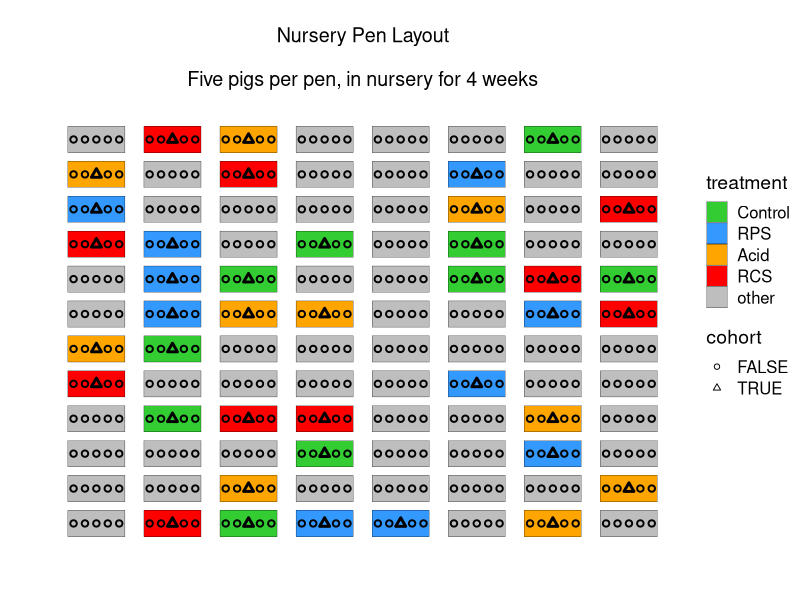
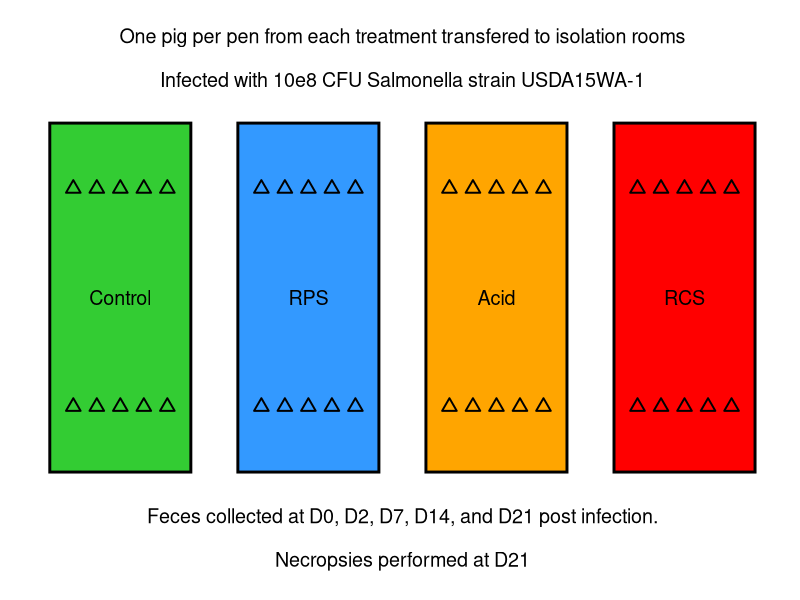
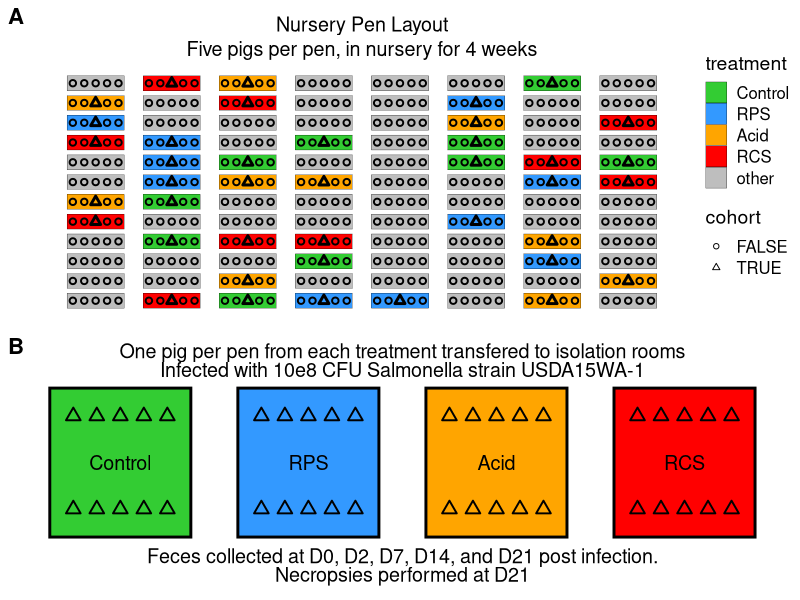
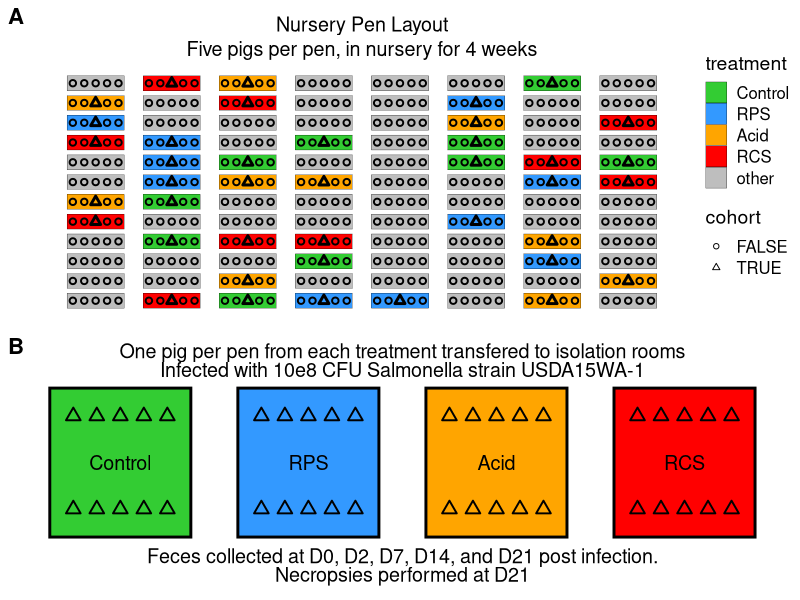

Here is the R script that generated these plots, in order:
library(cowplot)
library(tidyverse)
pens <- read_csv('FS12_all_treatments.csv') %>% select(pen, treatment) %>% unique() %>% arrange(pen)

unique(pens$treatment)

pens <- 
  pens %>%
  mutate(treatment=ifelse(treatment %in% c('Control', 'RPS', 'Acid', 'RCS'), treatment, 'other'), 
         xpos=rep(c(1,2,3,4,5,6,7,8), each=12), 
         ypos=rep(c(1,2,3,4,5,6,7,8,9,10,11,12), times=8), 
         treatment = factor(treatment ,levels = c('Control', 'RPS', 'Acid', 'RCS', 'other')))


pens %>% mutate(cohort=ifelse(treatment != 'other', TRUE, FALSE))

pigpen <- 
  tibble(
  pignum=1:(96*5), 
  pen=rep(1:96, each=5), 
  cohort=rep(c(F,F,T,F,F), times=96), 
  pignumpen=rep(1:5, times=96),
  pos_adj=rep(c(-.3,-.15,0,.15,.3), times=96)) %>% 
  left_join(pens) %>% 
  mutate(xpigpos=xpos + pos_adj) %>% 
  mutate(cohort=ifelse(treatment == 'other', F, cohort), 
         strk=ifelse(cohort, 1.5,1))
pigpen

rep(c(1,1,1.5,1,1), times=96)

p1 <- 
  pens %>%
  ggplot() +
  geom_tile(aes(x=xpos, y=ypos, fill=treatment),width=.75, height=.75, color='black') + 
  geom_point(data=pigpen, aes(x=xpigpos, y=ypos, shape=cohort, stroke=strk))+
  scale_shape_manual(values = c(21,24))+
  scale_fill_manual(values=c('#33CC33', '#3399FF', 'orange', 'red', 'grey', 'purple')) + 
  ylab('')+ xlab('') + theme_cowplot()+
  theme(axis.text = element_blank(), 
        axis.ticks = element_blank(),
        axis.line = element_blank()) + 
  annotate('text', x=4.5, y=15, label='Nursery Pen Layout', size=5)+
  annotate('text', x=4.5, y=13.75, label='Five pigs per pen, in nursery for 4 weeks', size=5)
  # ggtitle('Nursery Pen Layout', 'five pigs per pen, in Nursery for 4 weeks')

p1




#####

room_tibble <- 
  tibble(
    room=c(1:4), 
    xpos=c(0,2,4,6), 
    ypos=c(0,0,0,0), 
    treatment = factor(c('Control', 'RPS', 'Acid', 'RCS') ,levels = c('Control', 'RPS', 'Acid', 'RCS'))
  )

room_tibble

pig_room_tibble <- 
  tibble(
    room=rep(1:4, each=10), 
    xpos_adj=rep(c(-.5,-.5,-.25,-.25,0,0,.25,.25,.5,.5), times=4),
    ypos_adj=rep(c(rep(c(.25,-.25), times=20))),
    pignum_room=rep(1:10, times=4)
  ) %>% left_join(room_tibble) %>% 
  mutate(xpos=xpos+xpos_adj, 
         ypos=ypos+ypos_adj)

p2 <- 
  pig_room_tibble %>% ggplot()+
  geom_tile(data=room_tibble, aes(x=xpos, y=ypos, fill=treatment),color='black', width=1.5, height=.8, size=1)+
  geom_point(aes(x=xpos, y=ypos,fill=treatment), shape=24, size=3, stroke=1) +
  geom_text(data = room_tibble, aes(label=treatment, y=ypos, x=xpos), size=5)+
  annotate(geom='text', x=3, y=.6,size=5, label='One pig per pen from each treatment transfered to isolation rooms')+
  annotate(geom='text', x=3, y=.5,size=5, label='Infected with 10e8 CFU Salmonella strain USDA15WA-1')+
  annotate(geom='text', x=3, y=-.5,size=5, label='Feces collected at D0, D2, D7, D14, and D21 post infection.')+
  annotate(geom='text', x=3, y=-.6,size=5, label='Necropsies performed at D21')+
  
  scale_fill_manual(values=c('#33CC33', '#3399FF', 'orange', 'red', 'grey', 'purple'))  + 
  theme_cowplot() +
  theme(axis.text = element_blank(), 
        axis.title = element_blank(), 
        axis.line = element_blank(), 
        axis.ticks = element_blank(), 
        legend.position = 'none')
  # xlim(-1,7)+
  # ylim(-1,1) +
p2




mfig <- ggdraw()+
  draw_plot(p1, 0,.4,1,.6)+
  draw_plot(p2, 0,0,1,.45)+
  draw_plot_label(x=c(0,0), y=c(1,.45), label = c('A', 'B'))
mfig





ggsave(mfig,
       filename = './output/methods.jpeg',
       width = 180,
       height = 180,
       device = 'jpeg',
       dpi = 300,
       units = 'mm')

